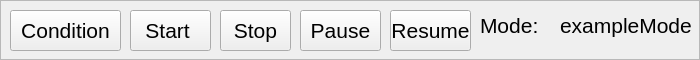
              <widget class="QFrame" name="general">
               <property name="sizePolicy">
                <sizepolicy hsizetype="Preferred" vsizetype="Fixed">
                 <horstretch>0</horstretch>
                 <verstretch>0</verstretch>
                </sizepolicy>
               </property>
               <property name="minimumSize">
                <size>
                 <width>0</width>
                 <height>50</height>
                </size>
               </property>
               <property name="font">
                <font>
                 <pointsize>16</pointsize>
                 <weight>50</weight>
                 <bold>false</bold>
                </font>
               </property>
               <property name="frameShape">
                <enum>QFrame::StyledPanel</enum>
               </property>
               <property name="frameShadow">
                <enum>QFrame::Raised</enum>
               </property>
               <widget class="QPushButton" name="stopSourceButton">
                <property name="geometry">
                 <rect>
                  <x>220</x>
                  <y>10</y>
                  <width>71</width>
                  <height>41</height>
                 </rect>
                </property>
                <property name="font">
                 <font>
                  <pointsize>16</pointsize>
                  <weight>50</weight>
                  <bold>false</bold>
                 </font>
                </property>
                <property name="text">
                 <string>Stop</string>
                </property>
               </widget>
               <widget class="QLabel" name="ionSourceModeLabel">
                <property name="geometry">
                 <rect>
                  <x>480</x>
                  <y>10</y>
                  <width>61</width>
                  <height>31</height>
                 </rect>
                </property>
                <property name="font">
                 <font>
                  <pointsize>16</pointsize>
                  <weight>50</weight>
                  <bold>false</bold>
                 </font>
                </property>
                <property name="text">
                 <string>Mode:</string>
                </property>
               </widget>
               <widget class="QLabel" name="sourceModeLabel">
                <property name="geometry">
                 <rect>
                  <x>560</x>
                  <y>10</y>
                  <width>131</width>
                  <height>31</height>
                 </rect>
                </property>
                <property name="font">
                 <font>
                  <pointsize>16</pointsize>
                  <weight>50</weight>
                  <bold>false</bold>
                 </font>
                </property>
                <property name="text">
                 <string>exampleMode</string>
                </property>
               </widget>
               <widget class="QPushButton" name="startSourceButton">
                <property name="geometry">
                 <rect>
                  <x>130</x>
                  <y>10</y>
                  <width>81</width>
                  <height>41</height>
                 </rect>
                </property>
                <property name="font">
                 <font>
                  <pointsize>16</pointsize>
                  <weight>50</weight>
                  <bold>false</bold>
                 </font>
                </property>
                <property name="text">
                 <string>Start </string>
                </property>
               </widget>
               <widget class="QPushButton" name="conditionSourceButton">
                <property name="geometry">
                 <rect>
                  <x>10</x>
                  <y>10</y>
                  <width>111</width>
                  <height>41</height>
                 </rect>
                </property>
                <property name="font">
                 <font>
                  <pointsize>16</pointsize>
                 </font>
                </property>
                <property name="text">
                 <string>Condition</string>
                </property>
               </widget>
               <widget class="QPushButton" name="pauseSourceButton">
                <property name="geometry">
                 <rect>
                  <x>300</x>
                  <y>10</y>
                  <width>81</width>
                  <height>41</height>
                 </rect>
                </property>
                <property name="font">
                 <font>
                  <pointsize>16</pointsize>
                  <weight>50</weight>
                  <bold>false</bold>
                 </font>
                </property>
                <property name="text">
                 <string>Pause</string>
                </property>
               </widget>
               <widget class="QPushButton" name="resumeSourceButton">
                <property name="geometry">
                 <rect>
                  <x>390</x>
                  <y>10</y>
                  <width>81</width>
                  <height>41</height>
                 </rect>
                </property>
                <property name="font">
                 <font>
                  <pointsize>16</pointsize>
                  <weight>50</weight>
                  <bold>false</bold>
                 </font>
                </property>
                <property name="text">
                 <string>Resume</string>
                </property>
               </widget>
              </widget>
